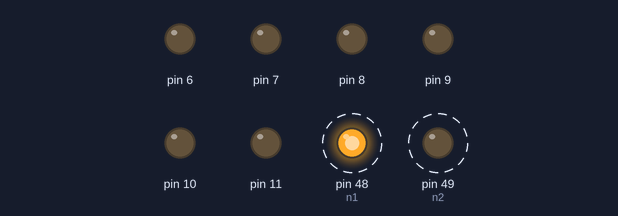
This sketch was run on a simulated Arduino Mega 2560, built with avr-gcc and run on an emulated ATmega2560. Shown: output pins drawn as LEDs (lit = HIGH). Dashed ring = blinking.

Above: at 0.5 s.
Timing chart, 0 to 4.6 s (numbered marks = the images above):
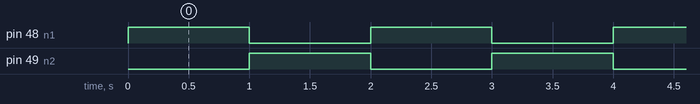

The sketch:

test_mega.ino
```cpp
int n1=48, n2=49;
void setup() {
  // put your setup code here, to run once:
pinMode(n2, OUTPUT);
pinMode(n1, OUTPUT);
Serial.begin(9600);
pinMode(22, INPUT);//правый датчик
pinMode(23, INPUT);//левый датчик
pinMode(24, INPUT);//правый датчик, возможно убрать
pinMode(25, INPUT);//возможно убрать
pinMode(6, OUTPUT);//правый
pinMode(7, OUTPUT);//правый минус
pinMode(8, OUTPUT);//правый плюс
pinMode(9, OUTPUT);//левый минус
pinMode(10, OUTPUT);//левый плюс
pinMode(11, OUTPUT);//левый
}

void loop() {
  // put your main code here, to run repeatedly:
//Serial.println(digitalRead(33));
//delay(200);
int n=120;
  /*digitalWrite(7, HIGH);
  digitalWrite(8, LOW);
  analogWrite(6, n);
  digitalWrite(9, HIGH);
  digitalWrite(10, LOW);
  analogWrite(11, n);*/
  digitalWrite(n1, HIGH);
  digitalWrite(n2, LOW);
  delay(1000);
  digitalWrite(n2, HIGH);
  digitalWrite(n1, LOW);
  delay(1000);

}
```

Measured:
- by itself, pin 48 (n1), pin 49 (n2): alternates HIGH for 1.0 s and LOW for 1.0 s
